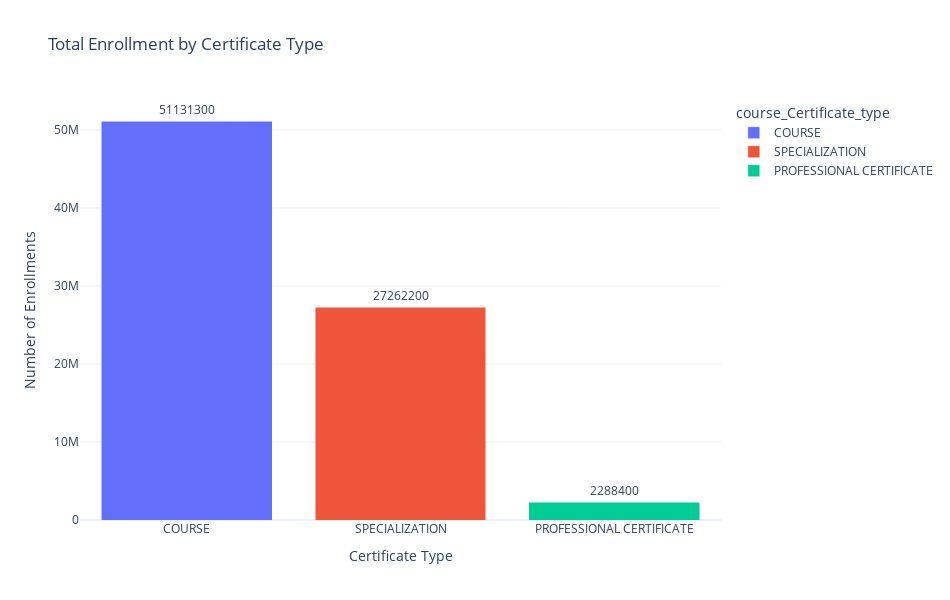

The notebook cell saved with this chart:
### Markdown cell above
### Enrollments compared to Certificate Types

### Code cell
cert_grouped = (
    df.groupby("course_Certificate_type")
      .agg(total_enrolled=("course_students_enrolled", "sum"))
      .reset_index()
      .sort_values("total_enrolled", ascending=False)
)
fig = px.bar(
    cert_grouped,
    x="course_Certificate_type",
    y="total_enrolled",
    color="course_Certificate_type",     # Assign a distinct color per certificate type
    barmode='stack',                     # Same stacking mode as your histogram code
    template='plotly_white',
    title='Total Enrollment by Certificate Type',
    width=950,
    height=600,
    text="total_enrolled"               # Display enrollment numbers on each bar
)

fig.update_traces(textposition="outside")
fig.update_layout(
    xaxis_title="Certificate Type",
    yaxis_title="Number of Enrollments",
    showlegend=True  # Keep legend so each color is identified
)

fig.show()

### Figure 1 — Plotly figure (JSON) as saved in the notebook; plotly's stock layout.template omitted (floating-point values rounded to 4 significant figures)
{"data": [{"alignmentgroup": "True", "hovertemplate": "course_Certificate_type=%{x}<br>total_enrolled=%{text}<extra></extra>", "legendgroup": "COURSE", "marker": {"color": "#636efa", "pattern": {"shape": ""}}, "name": "COURSE", "offsetgroup": "COURSE", "orientation": "v", "showlegend": true, "text": [51131300], "textposition": "outside", "type": "bar", "x": ["COURSE"], "xaxis": "x", "y": [51131300], "yaxis": "y"}, {"alignmentgroup": "True", "hovertemplate": "course_Certificate_type=%{x}<br>total_enrolled=%{text}<extra></extra>", "legendgroup": "SPECIALIZATION", "marker": {"color": "#EF553B", "pattern": {"shape": ""}}, "name": "SPECIALIZATION", "offsetgroup": "SPECIALIZATION", "orientation": "v", "showlegend": true, "text": [27262200], "textposition": "outside", "type": "bar", "x": ["SPECIALIZATION"], "xaxis": "x", "y": [27262200], "yaxis": "y"}, {"alignmentgroup": "True", "hovertemplate": "course_Certificate_type=%{x}<br>total_enrolled=%{text}<extra></extra>", "legendgroup": "PROFESSIONAL CERTIFICATE", "marker": {"color": "#00cc96", "pattern": {"shape": ""}}, "name": "PROFESSIONAL CERTIFICATE", "offsetgroup": "PROFESSIONAL CERTIFICATE", "orientation": "v", "showlegend": true, "text": [2288400], "textposition": "outside", "type": "bar", "x": ["PROFESSIONAL CERTIFICATE"], "xaxis": "x", "y": [2288400], "yaxis": "y"}], "layout": {"barmode": "stack", "height": 600, "legend": {"title": {"text": "course_Certificate_type"}, "tracegroupgap": 0}, "showlegend": true, "title": {"text": "Total Enrollment by Certificate Type"}, "width": 950, "xaxis": {"anchor": "y", "categoryarray": ["COURSE", "SPECIALIZATION", "PROFESSIONAL CERTIFICATE"], "categoryorder": "array", "domain": [0, 1], "title": {"text": "Certificate Type"}}, "yaxis": {"anchor": "x", "domain": [0, 1], "title": {"text": "Number of Enrollments"}}}}
